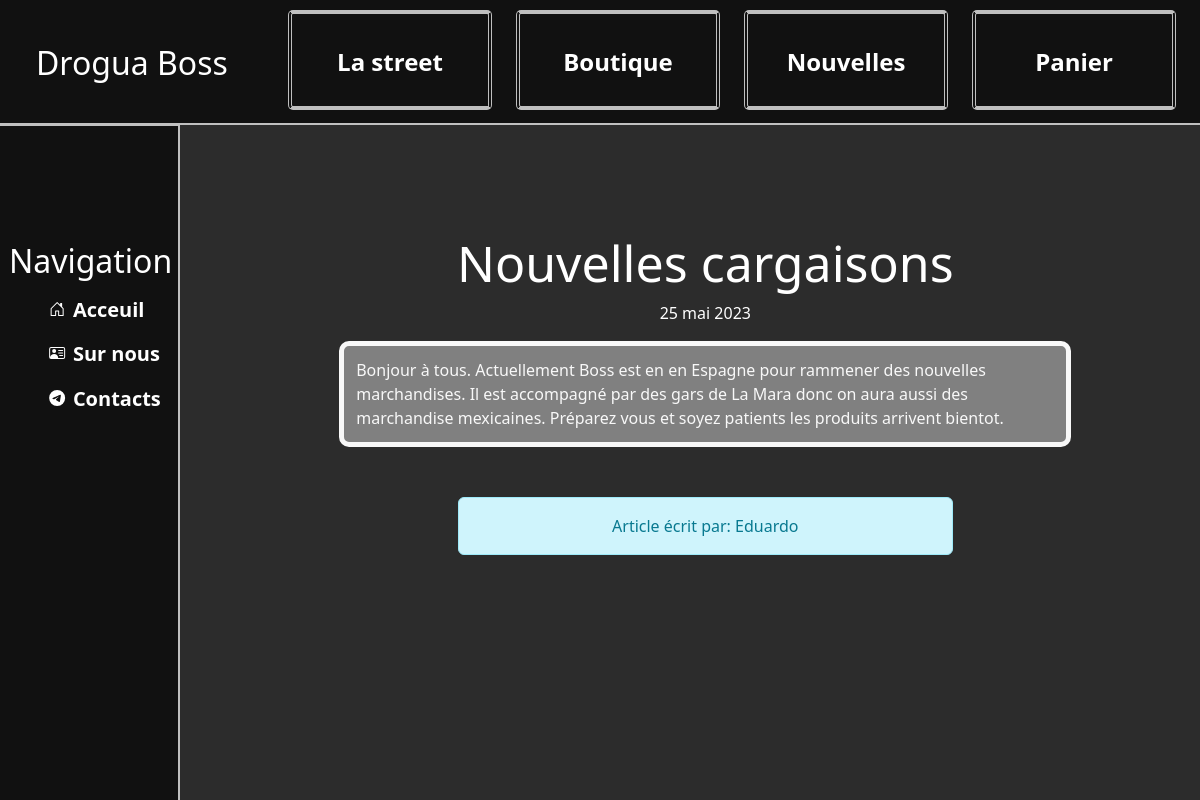
/news/3/, run on the app's committed database.
### programs/models.py (models this page shows, shortened)
class Articles(models.Model):
    title = models.CharField('Titre', max_length=50)
    description = models.CharField('Description', max_length=250)
    full_text = models.TextField('Le contenu')
    date = models.DateField('Date de publication')
    author = models.ForeignKey(Users, on_delete=models.CASCADE)

### users/models.py (models this page shows)
class Users(AbstractUser):
    pass

### programs/views.py (the view)
# urls.py: path('<int:pk>/', views.NewsDetailView.as_view(), name='news-detail'),
class NewsDetailView(DetailView):
    model = Articles
    template_name = 'programs/detail_view.html'
    context_object_name = 'article'
    def get_context_data(self, **kwargs):
        context = super().get_context_data(**kwargs)
        article = self.get_object()
        context['author'] = article.author
        return context

### programs/templates/programs/detail_view.html (shortened to what this page needs)
{% extends 'main/layout.html' %}
{% block content %}
<div class="detail_view">
<h1 id="yt">{{ article.title }}</h1>
<p id="data">{{ article.date }}</p>
<p id="text-article">{{ article.full_text }}</p>
<p class="alert alert-info" id="aut">Article écrit  par: {{ author.username }}</p>
</div>
{% endblock %}

### main/static/main/css/style.css (style rules this page uses)
* { margin: 0; padding: 0; }
body { background-color: rgb(241, 239, 239); }
body { background: #2c2c2c; color: #fff; }
.alert-info { margin-top: 50px; margin-left: 15%; width: 75%; }
.alert-info:last-of-type { margin-bottom: 50px; }
main .detail_view { text-align: center; margin-left: 3%; }
main .detail_view h1 { font-size: 50px; }
main .detail_view #text-article { text-align: left; margin-left: 13%; margin-right: 13%; background-color: #808080; border-width: 5px; border-style: solid; padding: 12px; border-radius: 10px; color: #f8f8f8; }
#aut { width: 50%; margin-left: 25%; }

### data on the page
Articles: title "Nouvelles cargaisons", date "25 mai 2023", full_text "Bonjour à tous. Actuellement Boss est en en Espagne pour rammener des nouvelles marchandises. Il est accompagné par des gars de La Mara donc on aura aussi des marchandise mexicaines. Préparez vous et soyez patients les produits arrivent bientot."
Users: username "Eduardo"
